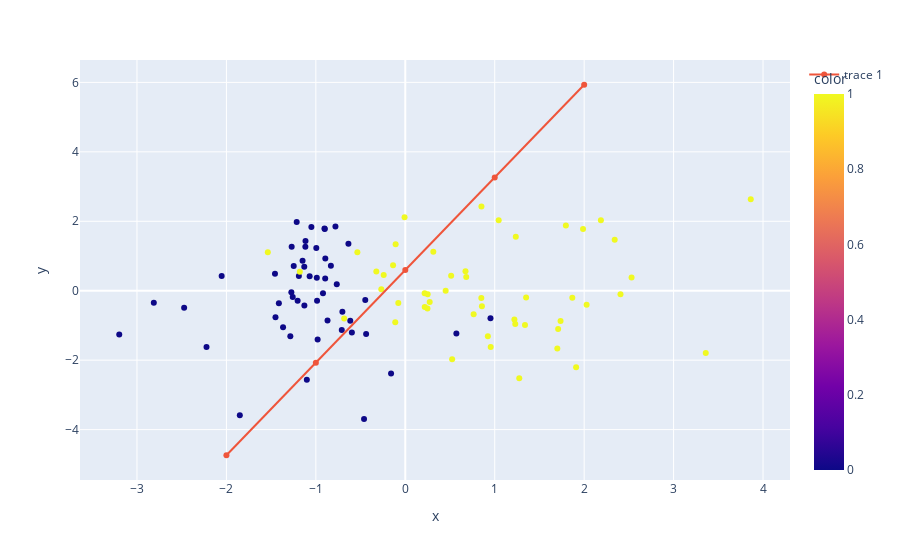

Source (notebook cell):
### Code cell
fig = px.scatter(x=X.T[0], y=X.T[1], color=y)

m = good_coeff[0]
b = good_coeff[1]

x_1 = np.arange(-2, 3)
x_2 = m*x_1 + b

fig.add_trace(go.Scatter(x=x_1, y= x_2))
